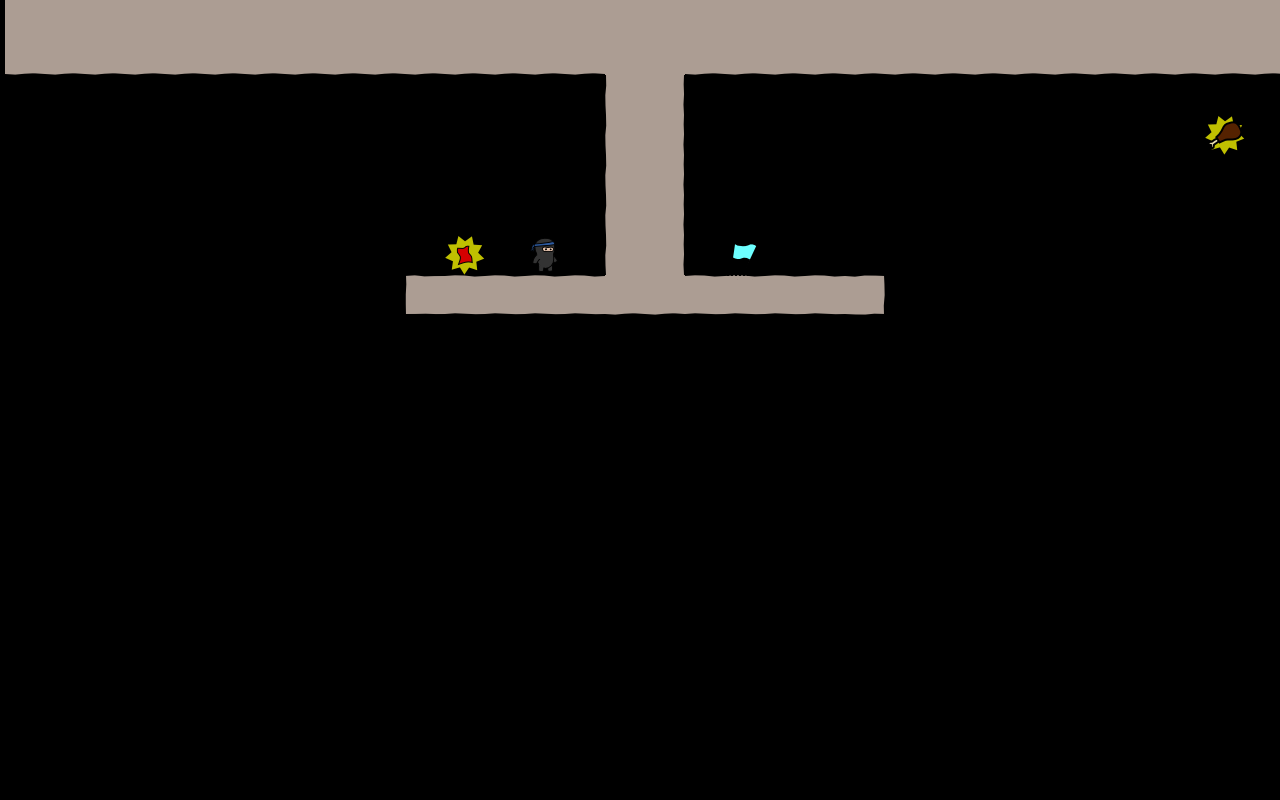

This is a level from a 2D game, rendered from its Tiled map with the project's own tilesets. A one-line summary and the complete map file follow:
An orthogonal 32x20 tile map with 40x40 px tiles, 4 tile layers (bg, walls, objects, fg), 3 tilesets.

<map version="1.0" orientation="orthogonal" width="32" height="20" tilewidth="40" tileheight="40">
 <tileset firstgid="1" name="world1" tilewidth="50" tileheight="50">
  <image source="world1.png" width="400" height="400" />
 </tileset>
 <tileset firstgid="65" name="objectpalette" tilewidth="50" tileheight="50">
  <image source="objectpalette.png" width="400" height="500" />
 </tileset>
 <tileset firstgid="145" name="background" tilewidth="40" tileheight="40">
  <image source="background1.png" width="320" height="600" />
 </tileset>
 <layer name="bg" width="32" height="20">
  <data encoding="csv">
0,0,0,0,0,0,0,0,0,0,0,0,0,0,0,0,0,0,0,0,0,0,0,0,0,0,0,0,0,0,0,0,
0,0,0,0,0,0,0,0,0,0,0,0,0,0,0,0,0,0,0,0,0,0,0,0,0,0,0,0,0,0,0,0,
0,0,0,0,0,0,0,0,0,0,0,0,0,0,0,0,0,0,0,0,0,0,0,0,0,0,0,0,0,0,0,0,
0,0,0,0,0,0,0,0,0,0,0,0,0,0,0,0,0,0,0,0,0,0,0,0,0,0,0,0,0,0,0,0,
0,0,0,0,0,0,0,0,0,0,0,0,0,0,0,0,0,0,0,0,0,0,0,0,0,0,0,0,0,0,0,0,
0,0,0,0,0,0,0,0,0,0,0,0,0,0,0,0,0,0,0,0,0,0,0,0,0,0,0,0,0,0,0,0,
0,0,0,0,0,0,0,0,0,0,0,0,0,0,0,0,0,0,0,0,0,0,0,0,0,0,0,0,0,0,0,0,
0,0,0,0,0,0,0,0,0,0,0,0,0,0,0,0,0,0,0,0,0,0,0,0,0,0,0,0,0,0,0,0,
0,0,0,0,0,0,0,0,0,0,0,0,0,0,0,0,0,0,0,0,0,0,0,0,0,0,0,0,0,0,0,0,
0,0,0,0,0,0,0,0,0,0,0,0,0,0,0,0,0,0,0,0,0,0,0,0,0,0,0,0,0,0,0,0,
0,0,0,0,0,0,0,0,0,0,0,0,0,0,0,0,0,0,0,0,0,0,0,0,0,0,0,0,0,0,0,0,
0,0,0,0,0,0,0,0,0,0,0,0,0,0,0,0,0,0,0,0,0,0,0,0,0,0,0,0,0,0,0,0,
0,0,0,0,0,0,0,0,0,0,0,0,0,0,0,0,0,0,0,0,0,0,0,0,0,0,0,0,0,0,0,0,
0,0,0,0,0,0,0,0,0,0,0,0,0,0,0,0,0,0,0,0,0,0,0,0,0,0,0,0,0,0,0,0,
0,0,0,0,0,0,0,0,0,0,0,0,0,0,0,0,0,0,0,0,0,0,0,0,0,0,0,0,0,0,0,0,
0,0,0,0,0,0,0,0,0,0,0,0,0,0,0,0,0,0,0,0,0,0,0,0,0,0,0,0,0,0,0,0,
0,0,0,0,0,0,0,0,0,0,0,0,0,0,0,0,0,0,0,0,0,0,0,0,0,0,0,0,0,0,0,0,
0,0,0,0,0,0,0,0,0,0,0,0,0,0,0,0,0,0,0,0,0,0,0,0,0,0,0,0,0,0,0,0,
0,0,0,0,0,0,0,0,0,0,0,0,0,0,0,0,0,0,0,0,0,0,0,0,0,0,0,0,0,0,0,0,
0,0,0,0,0,0,0,0,0,0,0,0,0,0,0,0,0,0,0,0,0,0,0,0,0,0,0,0,0,0,0,0
</data>
 </layer>
 <layer name="walls" width="32" height="20">
  <data encoding="csv">
18,18,18,18,18,18,18,18,18,18,18,18,18,18,18,18,18,18,18,18,18,18,18,18,18,18,18,18,18,18,18,18,
26,26,26,26,26,26,26,26,26,26,26,26,26,26,26,18,18,26,26,26,26,26,26,26,26,26,26,26,26,26,26,26,
0,0,0,0,0,0,0,0,0,0,0,0,0,0,0,17,19,0,0,0,0,0,0,0,0,0,0,0,0,0,0,0,
0,0,0,0,0,0,0,0,0,0,0,0,0,0,0,17,19,0,0,0,0,0,0,0,0,0,0,0,0,0,0,0,
0,0,0,0,0,0,0,0,0,0,0,0,0,0,0,17,19,0,0,0,0,0,0,0,0,0,0,0,0,0,0,0,
0,0,0,0,0,0,0,0,0,0,0,0,0,0,0,17,19,0,0,0,0,0,0,0,0,0,0,0,0,0,0,0,
0,0,0,0,0,0,0,0,0,0,0,0,0,0,0,17,19,0,0,0,0,0,0,0,0,0,0,0,0,0,0,0,
0,0,0,0,0,0,0,0,0,0,1,2,2,2,2,26,26,2,2,2,2,3,0,0,0,0,0,0,0,0,0,0,
0,0,0,0,0,0,0,0,0,0,0,0,0,0,0,0,0,0,0,0,0,0,0,0,0,0,0,0,0,0,0,0,
0,0,0,0,0,0,0,0,0,0,0,0,0,0,0,0,0,0,0,0,0,0,0,0,0,0,0,0,0,0,0,0,
0,0,0,0,0,0,0,0,0,0,0,0,0,0,0,0,0,0,0,0,0,0,0,0,0,0,0,0,0,0,0,0,
0,0,0,0,0,0,0,0,0,0,0,0,0,0,0,0,0,0,0,0,0,0,0,0,0,0,0,0,0,0,0,0,
0,0,0,0,0,0,0,0,0,0,0,0,0,0,0,0,0,0,0,0,0,0,0,0,0,0,0,0,0,0,0,0,
0,0,0,0,0,0,0,0,0,0,0,0,0,0,0,0,0,0,0,0,0,0,0,0,0,0,0,0,0,0,0,0,
0,0,0,0,0,0,0,0,0,0,0,0,0,0,0,0,0,0,0,0,0,0,0,0,0,0,0,0,0,0,0,0,
0,0,0,0,0,0,0,0,0,0,0,0,0,0,0,0,0,0,0,0,0,0,0,0,0,0,0,0,0,0,0,0,
0,0,0,0,0,0,0,0,0,0,0,0,0,0,0,0,0,0,0,0,0,0,0,0,0,0,0,0,0,0,0,0,
0,0,0,0,0,0,0,0,0,0,0,0,0,0,0,0,0,0,0,0,0,0,0,0,0,0,0,0,0,0,0,0,
0,0,0,0,0,0,0,0,0,0,0,0,0,0,0,0,0,0,0,0,0,0,0,0,0,0,0,0,0,0,0,0,
0,0,0,0,0,0,0,0,0,0,0,0,0,0,0,0,0,0,0,0,0,0,0,0,0,0,0,0,0,0,0,0
</data>
 </layer>
 <layer name="objects" width="32" height="20">
  <data encoding="csv">
0,0,0,0,0,0,0,0,0,0,0,0,0,0,0,0,0,0,0,0,0,0,0,0,0,0,0,0,0,0,0,0,
0,0,0,0,0,0,0,0,0,0,0,0,0,0,0,0,0,0,0,0,0,0,0,0,0,0,0,0,0,0,0,0,
0,0,0,0,0,0,0,0,0,0,0,0,0,0,0,0,0,0,0,0,0,0,0,0,0,0,0,0,0,0,0,0,
0,0,0,0,0,0,0,0,0,0,0,0,0,0,0,0,0,0,0,0,0,0,0,0,0,0,0,0,0,0,78,0,
0,0,0,0,0,0,0,0,0,0,0,0,0,0,0,0,0,0,0,0,0,0,0,0,0,0,0,0,0,0,0,0,
0,0,0,0,0,0,0,0,0,0,0,0,0,0,0,0,0,0,0,0,0,0,0,0,0,0,0,0,0,0,0,0,
0,0,0,0,0,0,0,0,0,0,0,69,0,65,0,0,0,0,66,0,0,0,0,0,0,0,0,0,0,0,0,0,
0,0,0,0,0,0,0,0,0,0,0,0,0,0,0,0,0,0,0,0,0,0,0,0,0,0,0,0,0,0,0,0,
0,0,0,0,0,0,0,0,0,0,0,0,0,0,0,0,0,0,0,0,0,0,0,0,0,0,0,0,0,0,0,0,
0,0,0,0,0,0,0,0,0,0,0,0,0,0,0,0,0,0,0,0,0,0,0,0,0,0,0,0,0,0,0,0,
0,0,0,0,0,0,0,0,0,0,0,0,0,0,0,0,0,0,0,0,0,0,0,0,0,0,0,0,0,0,0,0,
0,0,0,0,0,0,0,0,0,0,0,0,0,0,0,0,0,0,0,0,0,0,0,0,0,0,0,0,0,0,0,0,
0,0,0,0,0,0,0,0,0,0,0,0,0,0,0,0,0,0,0,0,0,0,0,0,0,0,0,0,0,0,0,0,
0,0,0,0,0,0,0,0,0,0,0,0,0,0,0,0,0,0,0,0,0,0,0,0,0,0,0,0,0,0,0,0,
0,0,0,0,0,0,0,0,0,0,0,0,0,0,0,0,0,0,0,0,0,0,0,0,0,0,0,0,0,0,0,0,
0,0,0,0,0,0,0,0,0,0,0,0,0,0,0,0,0,0,0,0,0,0,0,0,0,0,0,0,0,0,0,0,
0,0,0,0,0,0,0,0,0,0,0,0,0,0,0,0,0,0,0,0,0,0,0,0,0,0,0,0,0,0,0,0,
0,0,0,0,0,0,0,0,0,0,0,0,0,0,0,0,0,0,0,0,0,0,0,0,0,0,0,0,0,0,0,0,
0,0,0,0,0,0,0,0,0,0,0,0,0,0,0,0,0,0,0,0,0,0,0,0,0,0,0,0,0,0,0,0,
0,0,0,0,0,0,0,0,0,0,0,0,0,0,0,0,0,0,0,0,0,0,0,0,0,0,0,0,0,0,0,0
</data>
 </layer>
 <layer name="fg" width="32" height="20">
  <data encoding="csv">
0,0,0,0,0,0,0,0,0,0,0,0,0,0,0,0,0,0,0,0,0,0,0,0,0,0,0,0,0,0,0,0,
0,0,0,0,0,0,0,0,0,0,0,0,0,0,0,0,0,0,0,0,0,0,0,0,0,0,0,0,0,0,0,0,
0,0,0,0,0,0,0,0,0,0,0,0,0,0,0,0,0,0,0,0,0,0,0,0,0,0,0,0,0,0,0,0,
0,0,0,0,0,0,0,0,0,0,0,0,0,0,0,0,0,0,0,0,0,0,0,0,0,0,0,0,0,0,0,0,
0,0,0,0,0,0,0,0,0,0,0,0,0,0,0,0,0,0,0,0,0,0,0,0,0,0,0,0,0,0,0,0,
0,0,0,0,0,0,0,0,0,0,0,0,0,0,0,0,0,0,0,0,0,0,0,0,0,0,0,0,0,0,0,0,
0,0,0,0,0,0,0,0,0,0,0,0,0,0,0,0,0,0,0,0,0,0,0,0,0,0,0,0,0,0,0,0,
0,0,0,0,0,0,0,0,0,0,0,0,0,0,0,0,0,0,0,0,0,0,0,0,0,0,0,0,0,0,0,0,
0,0,0,0,0,0,0,0,0,0,0,0,0,0,0,0,0,0,0,0,0,0,0,0,0,0,0,0,0,0,0,0,
0,0,0,0,0,0,0,0,0,0,0,0,0,0,0,0,0,0,0,0,0,0,0,0,0,0,0,0,0,0,0,0,
0,0,0,0,0,0,0,0,0,0,0,0,0,0,0,0,0,0,0,0,0,0,0,0,0,0,0,0,0,0,0,0,
0,0,0,0,0,0,0,0,0,0,0,0,0,0,0,0,0,0,0,0,0,0,0,0,0,0,0,0,0,0,0,0,
0,0,0,0,0,0,0,0,0,0,0,0,0,0,0,0,0,0,0,0,0,0,0,0,0,0,0,0,0,0,0,0,
0,0,0,0,0,0,0,0,0,0,0,0,0,0,0,0,0,0,0,0,0,0,0,0,0,0,0,0,0,0,0,0,
0,0,0,0,0,0,0,0,0,0,0,0,0,0,0,0,0,0,0,0,0,0,0,0,0,0,0,0,0,0,0,0,
0,0,0,0,0,0,0,0,0,0,0,0,0,0,0,0,0,0,0,0,0,0,0,0,0,0,0,0,0,0,0,0,
0,0,0,0,0,0,0,0,0,0,0,0,0,0,0,0,0,0,0,0,0,0,0,0,0,0,0,0,0,0,0,0,
0,0,0,0,0,0,0,0,0,0,0,0,0,0,0,0,0,0,0,0,0,0,0,0,0,0,0,0,0,0,0,0,
0,0,0,0,0,0,0,0,0,0,0,0,0,0,0,0,0,0,0,0,0,0,0,0,0,0,0,0,0,0,0,0,
0,0,0,0,0,0,0,0,0,0,0,0,0,0,0,0,0,0,0,0,0,0,0,0,0,0,0,0,0,0,0,0
</data>
 </layer>
</map>
